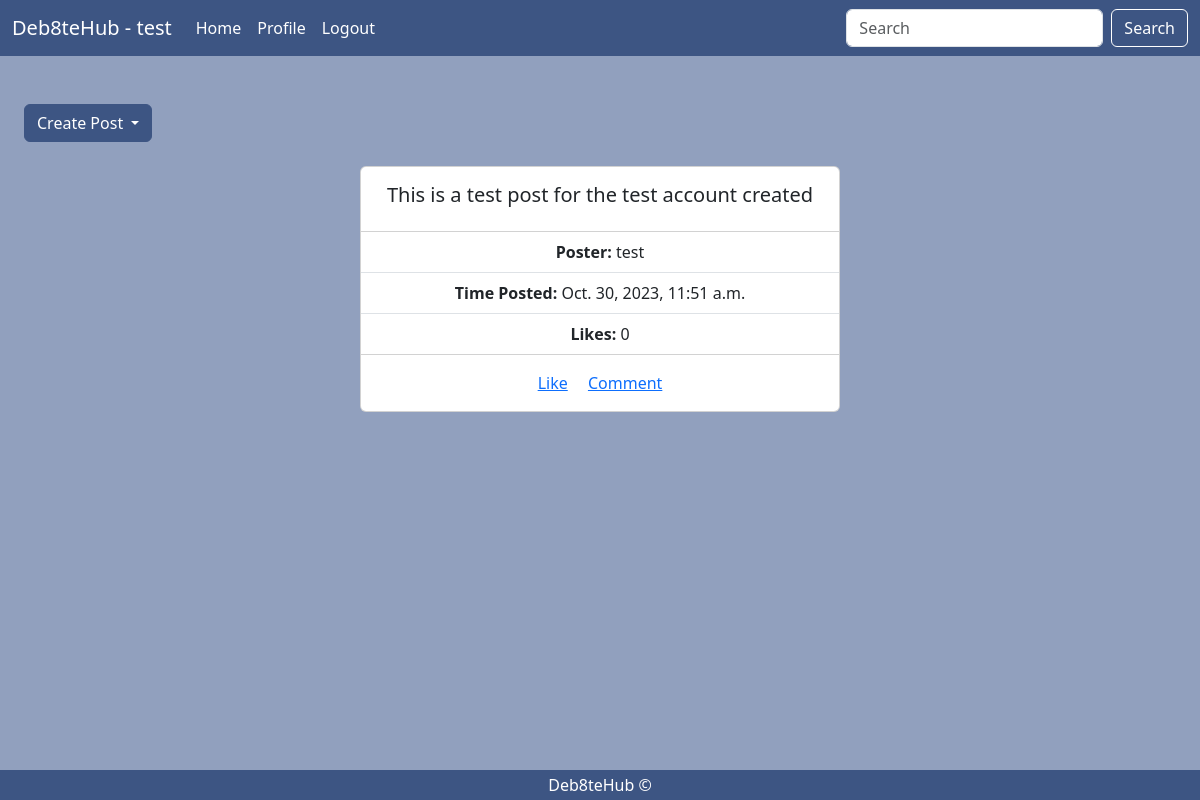
Before: /user_feed.html (signed in) with the older database file.
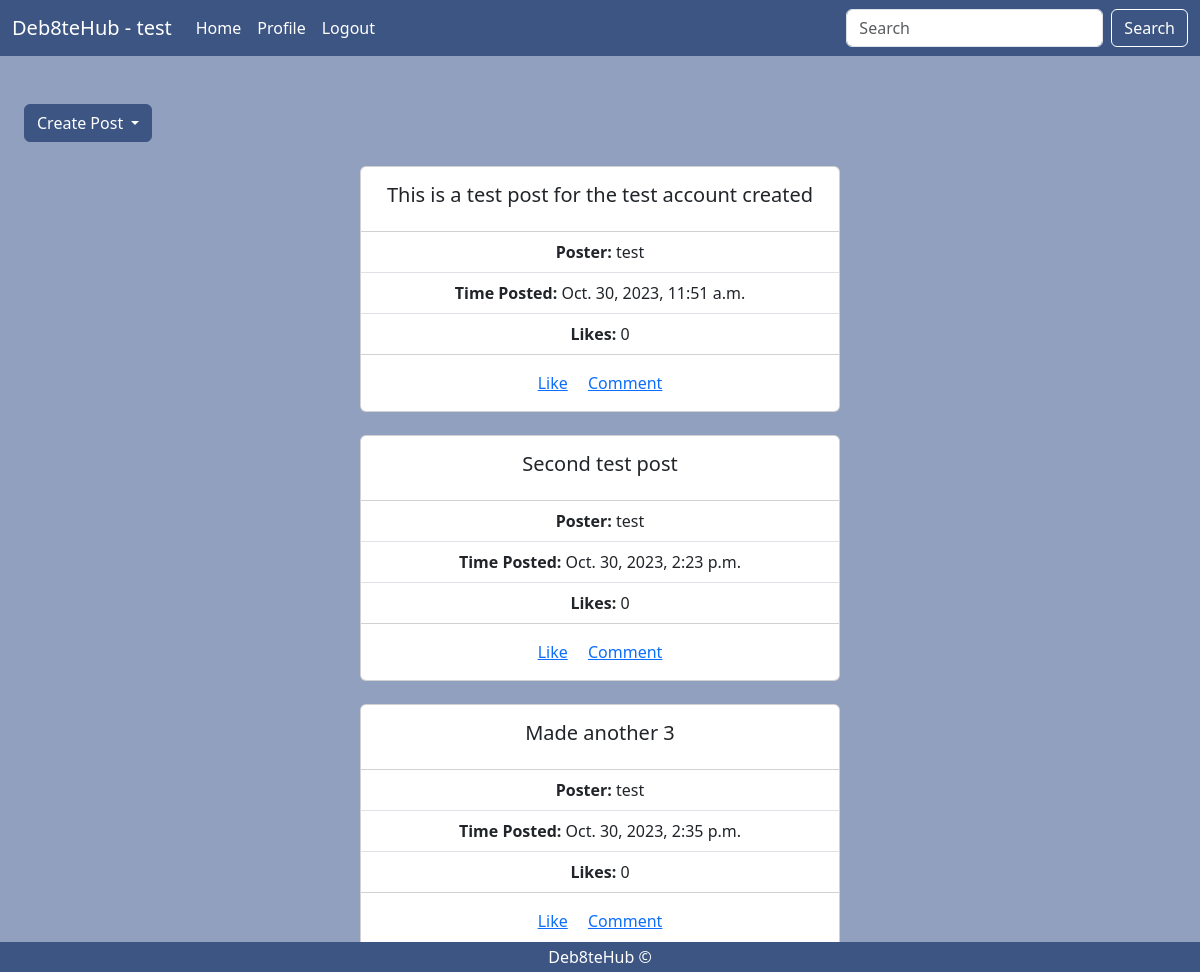
After: the same page with the newer database file.
### main/models.py (models this page shows, shortened)
class Post(models.Model):
    postID = models.UUIDField(primary_key=True, default=uuid.uuid4)
    content = models.CharField(max_length=100)
    timestamp = models.DateTimeField(default=datetime.now)
    owner = models.ForeignKey(User, on_delete=models.CASCADE)
    likes = models.IntegerField(default=0)

### main/views.py (the view)
# urls.py: path("user_feed.html", views.usr_feed, name='usr_feed'),
@login_required(login_url='login_form.html')
def usr_feed(request):
    if request.method == 'POST':
        post_content = request.POST['content']
        post = Post.objects.create(content=post_content,owner=request.user)
        post.save()
        user_prof = Profile.objects.get(user=request.user)
        try:
            user_post = Post.objects.filter(owner=request.user)
        except Post.DoesNotExist:
            user_post = None
        return render(request, "user_feed.html", {'user_prof':user_prof,'user_post':user_post})
    else:
        user_prof = Profile.objects.get(user=request.user)
        try:
            user_post = Post.objects.filter(owner=request.user)
        except Post.DoesNotExist:
            user_post = None
        return render(request, "user_feed.html", {'user_prof':user_prof,'user_post':user_post})

### main/templates/user_feed.html (shortened to what this page needs)
{% extends "base.html" %}
	{% block style_link %}
	<link rel="stylesheet" type="text/css" href="../static/user_feed.css">
	{% endblock style_link %}
	{% block page_content %}
	<nav class="navbar navbar-expand-lg nav-cust">
	  <div class="container-fluid">
	    <a class="navbar-brand" href="#">Deb8teHub - {{user.username}}</a>
	    <div class="collapse navbar-collapse" id="navbarSupportedContent">
	      <ul class="navbar-nav me-auto mb-2 mb-lg-0">
	        <li class="nav-item">
	          <a class="nav-link" aria-current="page" href="user_index.html">Home</a>
	        </li>
	        <li class="nav-item">
	          <a class="nav-link" href="user_profile.html">Profile</a>
	        </li>
			<li class="nav-item">
	          <a class="nav-link" href="logout">Logout</a>
	        </li>
	      </ul>
	      <form class="d-flex" role="search">
	        <input class="form-control me-2" type="search" placeholder="Search" aria-label="Search">
	        <button class="btn btn-outline" type="submit">Search</button>
	      </form>
	    </div>
	  </div>
	</nav>
	<br>
	<br>
	<div class="dropdown">
		<button class="btn btn-secondary dropdown-toggle" type="button" data-bs-toggle="dropdown" aria-expanded="false" style="background-color:#3D5583;border-color:#3D5583">
		  Create Post
		</button>
	  </div>
	  <br>
	<div class="container">
	  <div class="row">
		{% for post in user_post %}
	    <div class="col-xl-12 d-flex justify-content-center text-center">
			<div class="card" style="width: 30rem;">
			  <div class="card-body">
			    <h5 class="card-title">{{post.content}}</h5>
			  </div>
			  <ul class="list-group list-group-flush">
			    <li class="list-group-item"><strong>Poster: </strong> {{post.owner.username}}</li>
			    <li class="list-group-item"><strong>Time Posted: </strong> {{post.timestamp}}</li>
			    <li class="list-group-item"><strong>Likes: </strong> {{post.likes}}</li>
			  </ul>
			  <div class="card-body">
			    <a href="#" class="card-link">Like</a>
			    <a href="#" class="card-link">Comment</a>
			  </div>
			</div>
	    </div>
		{% endfor %}
	  </div>
	</div>
	<footer>Deb8teHub &copy;</footer>
	{% endblock page_content %}

Changed rows visible on the page:
added Post: content "Second test post", owner.username "test", timestamp "Oct. 30, 2023, 2:23 p.m.", likes "0"
added Post: content "Made another 3", owner.username "test", timestamp "Oct. 30, 2023, 2:35 p.m.", likes "0"
